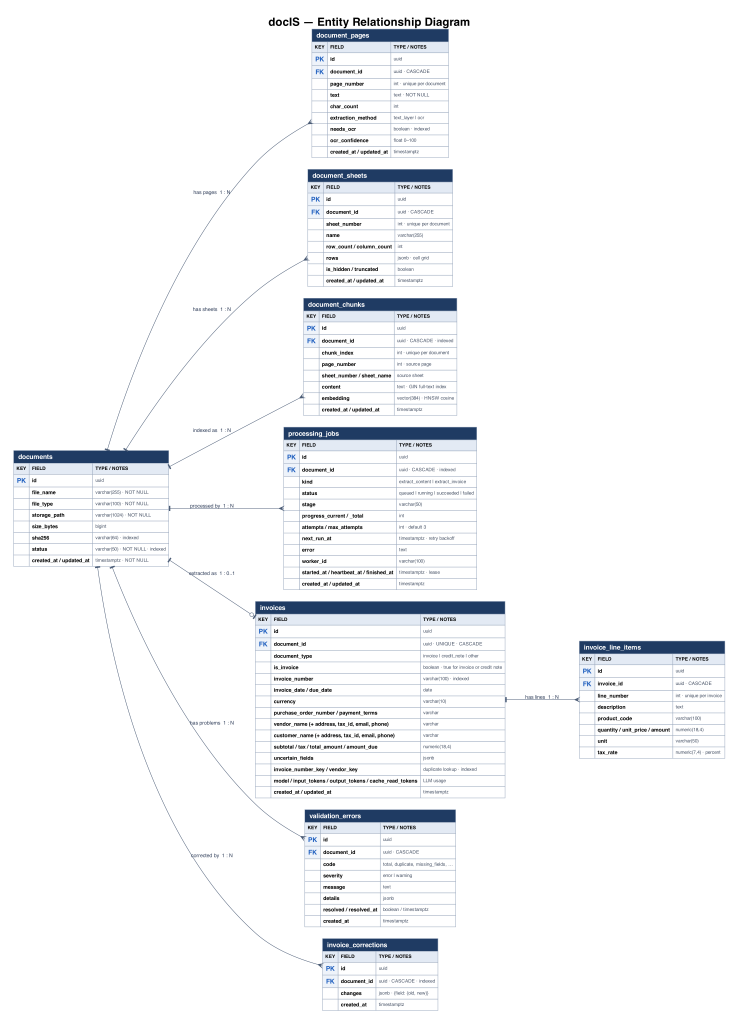
#> input picture database_schema.png, 3692 x 5120 px (shown at 1/5 size); its folder holds only this picture in this run
$ python -i image_prep.py   (imports and definitions only)
#> lines starting #> are read from the running program, lines starting #| are printed output that depends on the picture
"""
Image clean-up before OCR: noise reduction, illumination and contrast
correction, and deskewing.

Photos of documents are often dark, shadowed, grainy or slightly rotated.
Tesseract binarises with one global threshold and expects horizontal text
lines, so each of these defects costs recognised characters. Every step
measures the image first and changes it only when needed, so clean scans
and rendered PDF pages pass through essentially untouched.

All functions take and return 8-bit grayscale ("L") images and only use
Pillow and NumPy.
"""

import math

import numpy as np
from PIL import Image, ImageFilter, ImageOps

# --- noise -------------------------------------------------------------
# Grain is measured with Immerkaer's Laplacian-difference estimator, which
# cancels smooth content and keeps pixel-to-pixel fluctuation, including
# the fine grain JPEG compression leaves behind (a 3x3 median comparison
# misses it). The strongest responses (text edges) are ignored, and the
# result is scaled to a white page: grain on dark paper is amplified by
# the brightening that follows, so it counts for more. Clean scans, PDF
# renders and resized text score below ~1.5; visible grain scores 3+.
NOISE_THRESHOLD = 2.5
NOISE_SAMPLE = 1024
# Share of the strongest Laplacian responses (text edges) left out.
NOISE_EDGE_SHARE = 0.1
# Grain is also measured on every 2nd..4th pixel: in an image that was
# enlarged (small photos are, before OCR) each grain is a blob several
# pixels wide, which a pixel-scale measure sees as smooth.
NOISE_STRIDES = (1, 2, 3, 4)
# Noise is only removed from images whose lighting is about to be
# corrected (see ``normalize_illumination``): brightening multiplies it,
# while on white paper Tesseract copes with it better than with the thin
# strokes and decimal points a median filter erodes.

# --- illumination and contrast ------------------------------------------
# The background (paper) is estimated on a small, box-averaged copy (the
# averaging cancels grain), then a max filter wipes out the dark text
# strokes and a blur smooths what is left.
BACKGROUND_SIDE = 400
BACKGROUND_MAX_FILTER = 9
BACKGROUND_BLUR = 12
# Correct when the paper is darker than this somewhere (shadow, low light)
# or varies more than this across the page.
BACKGROUND_DARK = 200
BACKGROUND_UNEVEN = 40
# Percent of the lightest pixels ignored when stretching the contrast. The
# dark end is not clipped: on a sparse page (a receipt, a short invoice)
# text is under 0.5% of the pixels, and clipping there would stretch paper
# grain to black instead of the text.
CONTRAST_CUTOFF = 0.5
# After flattening, paper within this many grain deviations (pixel-level
# fluctuation, as for noise) of its median brightness is pushed to pure
# white, so leftover grain does not read as ink. Skipped when the estimated
# paper level is implausibly dark.
PAPER_WHITE_SIGMAS = 2.0
PAPER_MIN_WHITE = 64.0

# --- deskew --------------------------------------------------------------
SKEW_SIDE = 1000
SKEW_MAX_ANGLE = 15.0
SKEW_COARSE_STEP = 0.5
SKEW_FINE_STEP = 0.1
# Rotate only when the best angle is at least this far from level and
# lines up the text clearly better than leaving it alone.
SKEW_MIN_ANGLE = 0.3
SKEW_MIN_GAIN = 1.1
# Below this share of dark pixels there is too little text to measure.
SKEW_MIN_INK = 0.002


# Quarter turns clockwise -> Pillow transpose (Pillow's ROTATE_n is
# counter-clockwise).
CLOCKWISE_TURNS = {
    1: Image.Transpose.ROTATE_270,
    2: Image.Transpose.ROTATE_180,
    3: Image.Transpose.ROTATE_90,
}


def _to_array(image: Image.Image) -> np.ndarray:
    return np.asarray(image, dtype=np.float32)


def _from_array(array: np.ndarray) -> Image.Image:
    return Image.fromarray(np.clip(array, 0, 255).astype(np.uint8), mode="L")


# [52 lines left out: functions _central_crop, _grain_sigma, _grain, noise_level, reduce_noise, not called in this run]


def estimate_background(image: Image.Image) -> Image.Image:
    """The paper's brightness at every pixel, without the text."""
    scale = BACKGROUND_SIDE / max(image.size)
    small = image
    if scale < 1:
        small = image.resize(
            (max(1, round(image.width * scale)), max(1, round(image.height * scale))),
            Image.Resampling.BOX,
        )
    small = small.filter(ImageFilter.MaxFilter(BACKGROUND_MAX_FILTER))
    small = small.filter(ImageFilter.GaussianBlur(BACKGROUND_BLUR))
    return small.resize(image.size, Image.Resampling.BILINEAR)


# [17 lines left out: function whiten_paper, not called in this run]


def normalize_illumination(image: Image.Image) -> Image.Image:
    """Flatten shadows and lift dark photos, then stretch the contrast and
    whiten the paper.

    Dividing by the estimated background turns unevenly lit paper into an
    even white while keeping text dark. Evenly lit, white paper is left as
    it is (dark header bars with white text would otherwise be washed out).
    A grainy image is denoised first, so the grain is not amplified.
    """
    background = _to_array(estimate_background(image))
    low, high = np.percentile(background, [5, 95])
    if low >= BACKGROUND_DARK and high - low <= BACKGROUND_UNEVEN:
        return image
    image = reduce_noise(image)
    flattened = _to_array(image) / np.maximum(background, 1.0) * 255.0
    stretched = ImageOps.autocontrast(
        _from_array(flattened), cutoff=(0, CONTRAST_CUTOFF)
    )
    return whiten_paper(stretched)


def _ink_mask(image: Image.Image) -> np.ndarray:
    """Dark pixels (text), by Otsu's threshold."""
    pixels = np.asarray(image, dtype=np.uint8)
    histogram = np.bincount(pixels.ravel(), minlength=256).astype(np.float64)
    total = histogram.sum()
    levels = np.arange(256)
    weight_dark = np.cumsum(histogram)
    weight_light = total - weight_dark
    sum_dark = np.cumsum(histogram * levels)
    mean_dark = sum_dark / np.maximum(weight_dark, 1)
    mean_light = (sum_dark[-1] - sum_dark) / np.maximum(weight_light, 1)
    between = weight_dark * weight_light * (mean_dark - mean_light) ** 2
    threshold = int(np.argmax(between))
    return pixels <= threshold


def _alignment(ink: Image.Image, angle: float) -> float:
    """How sharply text rows stand out after rotating by ``angle``: the sum
    of squared differences between neighbouring row ink counts."""
    rotated = np.asarray(
        ink.rotate(angle, resample=Image.Resampling.NEAREST, expand=True)
    )
    rows = rotated.sum(axis=1, dtype=np.float64)
    return float(np.square(np.diff(rows)).sum())


def detect_skew(image: Image.Image) -> float:
    """The rotation (degrees, counter-clockwise) that levels the text, or 0."""
    scale = min(1.0, SKEW_SIDE / max(image.size))
    small = image
    if scale < 1:
        small = image.resize(
            (max(1, round(image.width * scale)), max(1, round(image.height * scale))),
            Image.Resampling.BILINEAR,
        )
    mask = _ink_mask(small)
    if mask.mean() < SKEW_MIN_INK or mask.mean() > 0.5:
        return 0.0
    ink = Image.fromarray(mask.astype(np.uint8))

    def best(angles: np.ndarray) -> tuple[float, float]:
        scores = [_alignment(ink, float(a)) for a in angles]
        i = int(np.argmax(scores))
        return float(angles[i]), scores[i]

    steps = round(SKEW_MAX_ANGLE / SKEW_COARSE_STEP)
    coarse, _ = best(np.linspace(-SKEW_MAX_ANGLE, SKEW_MAX_ANGLE, 2 * steps + 1))
    fine_steps = round(SKEW_COARSE_STEP / SKEW_FINE_STEP)
    angle, score = best(
        coarse + np.linspace(-SKEW_COARSE_STEP, SKEW_COARSE_STEP, 2 * fine_steps + 1)
    )
    if abs(angle) < SKEW_MIN_ANGLE or score < _alignment(ink, 0.0) * SKEW_MIN_GAIN:
        return 0.0
    return round(angle, 2)


def deskew(image: Image.Image) -> Image.Image:
    """Rotate so text lines are horizontal; new corners are filled white."""
    angle = detect_skew(image)
    if angle == 0.0:
        return image
    return image.rotate(
        angle, resample=Image.Resampling.BICUBIC, expand=True, fillcolor=255
    )


# [4 lines left out: function rotate_upright, not called in this run]


def enhance(image: Image.Image) -> Image.Image:
    """Illumination and contrast (with noise reduction for dark, grainy
    images), then deskew."""
    if math.prod(image.size) == 0:
        return image
    image = normalize_illumination(image)
    return deskew(image)

>>> from PIL import Image
>>> picture = Image.open('../../../database_schema.png')
#> picture is the input picture: PIL image 3692x5120 RGB; mean R, G, B 244.9, 246, 247.6
>>> result = enhance(picture)
#> in estimate_background, `small = image.resize( (max(1, round(image.width * scale)), max(1, roun..`:
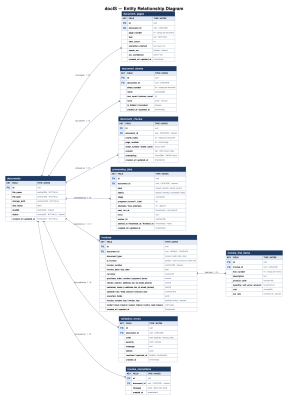
#> small: PIL image 288x400 RGB; mean R, G, B 244.9, 246, 247.6
#> in estimate_background, `small = small.filter(ImageFilter.MaxFilter(BACKGROUND_MAX_FILTER))`:
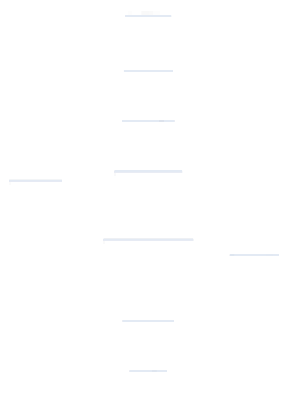
#> small: PIL image 288x400 RGB; mean R, G, B 254.7, 254.8, 254.9
#> in normalize_illumination, `low, high = np.percentile(background, [5, 95])`: low = 254; high = 255
#> in _ink_mask, `histogram = np.bincount(pixels.ravel(), minlength=256).astype(np.float..`: histogram = 256 values, max 1830247 at index 255, min 0 at index 0, mean 8449.2
#> in _ink_mask, `total = histogram.sum()`: total = 2163000
#> in _ink_mask, `weight_dark = np.cumsum(histogram)`: weight_dark = 256 values from 0 to 2163000
#> in _ink_mask, `weight_light = total - weight_dark`: weight_light = 256 values, max 2163000 at index 0, min 0 at index 255, mean 2079954.9
#> in _ink_mask, `sum_dark = np.cumsum(histogram * levels)`: sum_dark = 256 values from 0 to 532468456
#> in _ink_mask, `mean_dark = sum_dark / np.maximum(weight_dark, 1)`: mean_dark = 256 values from 0 to 246.2
#> in _ink_mask, `mean_light = (sum_dark[-1] - sum_dark) / np.maximum(weight_light, 1)`: mean_light = 256 values, max 255 at index 254, min 0 at index 255, mean 249.6
#> in _ink_mask, `between = weight_dark * weight_light * (mean_dark - mean_light) ** 2`: between = 256 values, max 4.21e+15 at index 172, min 0 at index 0, mean 2.85e+15
#> in _ink_mask, `threshold = int(np.argmax(between))`: threshold = 172
#> in _ink_mask, `return pixels <= threshold`:
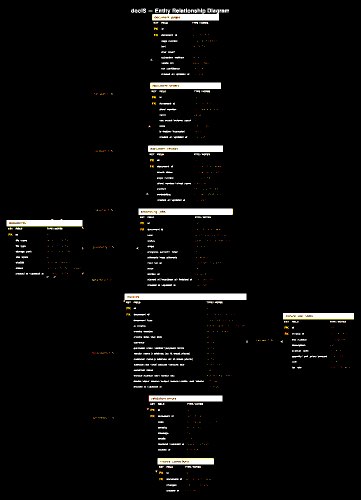
#> returned value: shape (1000, 721, 3) bool (shown at 1/2 size); mean of channels 0, 1, 2 0.0386, 0.0375, 0.0353; drawn as R, G, B
#> in _alignment, `rows = rotated.sum(axis=1, dtype=np.float64)`: rows = 1154 rows, first 8: [0, 0, 0], [0, 0, 0], [0, 0, 0], [0, 0, 0], [0, 0, 0], [0, 0, 0], [0, 0, 0], [0, 0, 0]
#> in _alignment (call 2), `rows = rotated.sum(axis=1, dtype=np.float64)`: rows = 1150 rows, first 8: [0, 0, 0], [0, 0, 0], [0, 0, 0], [0, 0, 0], [0, 0, 0], [0, 0, 0], [0, 0, 0], [0, 0, 0]
#> in _alignment (call 3), `rows = rotated.sum(axis=1, dtype=np.float64)`: rows = 1146 rows, first 8: [0, 0, 0], [0, 0, 0], [0, 0, 0], [0, 0, 0], [0, 0, 0], [0, 0, 0], [0, 0, 0], [0, 0, 0]
#> in _alignment (call 4), `rows = rotated.sum(axis=1, dtype=np.float64)`: rows = 1142 rows, first 8: [0, 0, 0], [0, 0, 0], [0, 0, 0], [0, 0, 0], [0, 0, 0], [0, 0, 0], [0, 0, 0], [0, 0, 0]
#> in _alignment (call 5), `rows = rotated.sum(axis=1, dtype=np.float64)`: rows = 1138 rows, first 8: [0, 0, 0], [0, 0, 0], [0, 0, 0], [0, 0, 0], [0, 0, 0], [0, 0, 0], [0, 0, 0], [0, 0, 0]
#> in _alignment (call 6), `rows = rotated.sum(axis=1, dtype=np.float64)`: rows = 1134 rows, first 8: [0, 0, 0], [0, 0, 0], [0, 0, 0], [0, 0, 0], [0, 0, 0], [0, 0, 0], [0, 0, 0], [0, 0, 0]
#> in _alignment (call 7), `rows = rotated.sum(axis=1, dtype=np.float64)`: rows = 1130 rows, first 8: [0, 0, 0], [0, 0, 0], [0, 0, 0], [0, 0, 0], [0, 0, 0], [0, 0, 0], [0, 0, 0], [0, 0, 0]
#> in _alignment (call 8), `rows = rotated.sum(axis=1, dtype=np.float64)`: rows = 1124 rows, first 8: [0, 0, 0], [0, 0, 0], [0, 0, 0], [0, 0, 0], [0, 0, 0], [0, 0, 0], [0, 0, 0], [0, 0, 0]
#> in _alignment (call 9), `rows = rotated.sum(axis=1, dtype=np.float64)`: rows = 1120 rows, first 8: [0, 0, 0], [0, 0, 0], [0, 0, 0], [0, 0, 0], [0, 0, 0], [0, 0, 0], [0, 0, 0], [0, 0, 0]
#> in _alignment (call 10), `rows = rotated.sum(axis=1, dtype=np.float64)`: rows = 1116 rows, first 8: [0, 0, 0], [0, 0, 0], [0, 0, 0], [0, 0, 0], [0, 0, 0], [0, 0, 0], [0, 0, 0], [0, 0, 0]
#> in _alignment (call 11), `rows = rotated.sum(axis=1, dtype=np.float64)`: rows = 1112 rows, first 8: [0, 0, 0], [0, 0, 0], [0, 0, 0], [0, 0, 0], [0, 0, 0], [0, 0, 0], [0, 0, 0], [0, 0, 0]
#> in _alignment (call 12), `rows = rotated.sum(axis=1, dtype=np.float64)`: rows = 1106 rows, first 8: [0, 0, 0], [0, 0, 0], [0, 0, 0], [0, 0, 0], [0, 0, 0], [0, 0, 0], [0, 0, 0], [0, 0, 0]
#> in _alignment (call 13), `rows = rotated.sum(axis=1, dtype=np.float64)`: rows = 1102 rows, first 8: [0, 0, 0], [0, 0, 0], [0, 0, 0], [0, 0, 0], [0, 0, 0], [0, 0, 0], [0, 0, 0], [0, 0, 0]
#> in _alignment (call 14), `rows = rotated.sum(axis=1, dtype=np.float64)`: rows = 1096 rows, first 8: [0, 0, 0], [0, 0, 0], [0, 0, 0], [0, 0, 0], [0, 0, 0], [0, 0, 0], [0, 0, 0], [0, 0, 0]
#> in _alignment (call 15), `rows = rotated.sum(axis=1, dtype=np.float64)`: rows = 1092 rows, first 8: [0, 0, 0], [0, 0, 0], [0, 0, 0], [0, 0, 0], [0, 0, 0], [0, 0, 0], [0, 0, 0], [0, 0, 0]
#> in _alignment (call 16), `rows = rotated.sum(axis=1, dtype=np.float64)`: rows = 1086 rows, first 8: [0, 0, 0], [0, 0, 0], [0, 0, 0], [0, 0, 0], [0, 0, 0], [0, 0, 0], [0, 0, 0], [0, 0, 0]
#> in _alignment (call 17), `rows = rotated.sum(axis=1, dtype=np.float64)`: rows = 1082 rows, first 8: [0, 0, 0], [0, 0, 0], [0, 0, 0], [0, 0, 0], [0, 0, 0], [0, 0, 0], [0, 0, 0], [0, 0, 0]
#> in _alignment (call 18), `rows = rotated.sum(axis=1, dtype=np.float64)`: rows = 1076 rows, first 8: [0, 0, 0], [0, 0, 0], [0, 0, 0], [0, 0, 0], [0, 0, 0], [0, 0, 0], [0, 0, 0], [0, 0, 0]
#> in _alignment (call 19), `rows = rotated.sum(axis=1, dtype=np.float64)`: rows = 1070 rows, first 8: [0, 0, 0], [0, 0, 0], [0, 0, 0], [0, 0, 0], [0, 0, 0], [0, 0, 0], [0, 0, 0], [0, 0, 0]
#> in _alignment (call 20), `rows = rotated.sum(axis=1, dtype=np.float64)`: rows = 1066 rows, first 8: [0, 0, 0], [0, 0, 0], [0, 0, 0], [0, 0, 0], [0, 0, 0], [0, 0, 0], [0, 0, 0], [0, 0, 0]
#> in _alignment (call 21), `rows = rotated.sum(axis=1, dtype=np.float64)`: rows = 1060 rows, first 8: [0, 0, 0], [0, 0, 0], [0, 0, 0], [0, 0, 0], [0, 0, 0], [0, 0, 0], [0, 0, 0], [0, 0, 0]
#> in _alignment (call 22), `rows = rotated.sum(axis=1, dtype=np.float64)`: rows = 1054 rows, first 8: [0, 0, 0], [0, 0, 0], [0, 0, 0], [0, 0, 0], [0, 0, 0], [0, 0, 0], [0, 0, 0], [0, 0, 0]
#> in _alignment (call 23), `rows = rotated.sum(axis=1, dtype=np.float64)`: rows = 1048 rows, first 8: [0, 0, 0], [0, 0, 0], [0, 0, 0], [0, 0, 0], [0, 0, 0], [0, 0, 0], [0, 0, 0], [0, 0, 0]
#> in _alignment (call 24), `rows = rotated.sum(axis=1, dtype=np.float64)`: rows = 1044 rows, first 8: [0, 0, 0], [0, 0, 0], [0, 0, 0], [0, 0, 0], [0, 0, 0], [0, 0, 0], [0, 0, 0], [0, 0, 0]
#> in _alignment (call 25), `rows = rotated.sum(axis=1, dtype=np.float64)`: rows = 1038 rows, first 8: [0, 0, 0], [0, 0, 0], [0, 0, 0], [0, 0, 0], [0, 0, 0], [0, 0, 0], [0, 0, 0], [0, 0, 0]
#> in _alignment (call 26), `rows = rotated.sum(axis=1, dtype=np.float64)`: rows = 1032 rows, first 8: [0, 0, 0], [0, 0, 0], [0, 0, 0], [0, 0, 0], [0, 0, 0], [0, 0, 0], [0, 0, 0], [0, 0, 0]
#> in _alignment (call 27), `rows = rotated.sum(axis=1, dtype=np.float64)`: rows = 1026 rows, first 8: [0, 0, 0], [0, 0, 0], [0, 0, 0], [0, 0, 0], [0, 0, 0], [0, 0, 0], [0, 0, 0], [0, 0, 0]
#> in _alignment (call 28), `rows = rotated.sum(axis=1, dtype=np.float64)`: rows = 1020 rows, first 8: [0, 0, 0], [0, 0, 0], [0, 0, 0], [0, 0, 0], [0, 0, 0], [0, 0, 0], [0, 0, 0], [0, 0, 0]
#> in _alignment (call 29), `rows = rotated.sum(axis=1, dtype=np.float64)`: rows = 1014 rows, first 8: [0, 0, 0], [0, 0, 0], [0, 0, 0], [0, 0, 0], [0, 0, 0], [0, 0, 0], [0, 0, 0], [0, 0, 0]
#> in _alignment (call 30), `rows = rotated.sum(axis=1, dtype=np.float64)`: rows = 1008 rows, first 8: [0, 0, 0], [0, 0, 0], [0, 0, 0], [0, 0, 0], [0, 0, 0], [0, 0, 0], [0, 0, 0], [0, 0, 0]
#> in _alignment (call 31), `rows = rotated.sum(axis=1, dtype=np.float64)`: rows = 1000 rows, first 8: [0, 0, 0], [0, 0, 0], [0, 0, 0], [0, 0, 0], [0, 0, 0], [0, 0, 0], [0, 0, 0], [0, 0, 0]
#> in _alignment (call 32), `rows = rotated.sum(axis=1, dtype=np.float64)`: rows = 1008 rows, first 8: [0, 0, 0], [0, 0, 0], [0, 0, 0], [0, 0, 0], [0, 0, 0], [0, 0, 0], [0, 0, 0], [0, 0, 0]
#> in _alignment (call 33), `rows = rotated.sum(axis=1, dtype=np.float64)`: rows = 1014 rows, first 8: [0, 0, 0], [0, 0, 0], [0, 0, 0], [0, 0, 0], [0, 0, 0], [0, 0, 0], [0, 0, 0], [0, 0, 0]
#> in _alignment (call 34), `rows = rotated.sum(axis=1, dtype=np.float64)`: rows = 1020 rows, first 8: [0, 0, 0], [0, 0, 0], [0, 0, 0], [0, 0, 0], [0, 0, 0], [0, 0, 0], [0, 0, 0], [0, 0, 0]
#> in _alignment (call 35), `rows = rotated.sum(axis=1, dtype=np.float64)`: rows = 1026 rows, first 8: [0, 0, 0], [0, 0, 0], [0, 0, 0], [0, 0, 0], [0, 0, 0], [0, 0, 0], [0, 0, 0], [0, 0, 0]
#> in _alignment (call 36), `rows = rotated.sum(axis=1, dtype=np.float64)`: rows = 1032 rows, first 8: [0, 0, 0], [0, 0, 0], [0, 0, 0], [0, 0, 0], [0, 0, 0], [0, 0, 0], [0, 0, 0], [0, 0, 0]
#> in _alignment (call 37), `rotated = np.asarray( ink.rotate(angle, resample=Image.Resampling.NEAR..`:
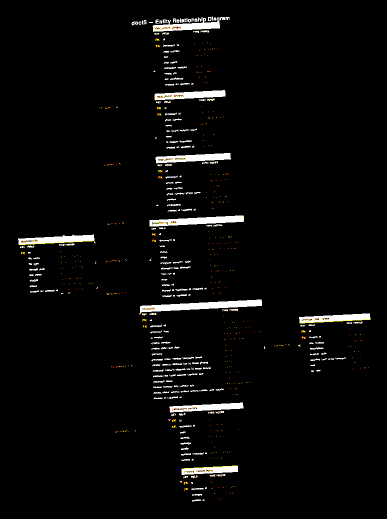
#> rotated: shape (1038, 773, 3) (shown at 1/2 size); mean R, G, B 0.0347, 0.0337, 0.0318; drawn with 1 as white
#> in _alignment (call 37), `rows = rotated.sum(axis=1, dtype=np.float64)`: rows = 1038 rows, first 8: [0, 0, 0], [0, 0, 0], [0, 0, 0], [0, 0, 0], [0, 0, 0], [0, 0, 0], [0, 0, 0], [0, 0, 0]
#> in _alignment (call 38), `rotated = np.asarray( ink.rotate(angle, resample=Image.Resampling.NEAR..`:
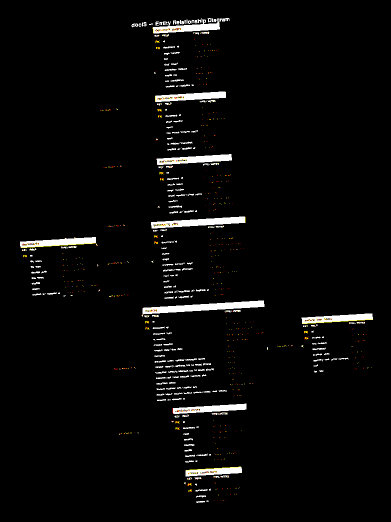
#> rotated: shape (1044, 781, 3) (shown at 1/2 size); mean R, G, B 0.0342, 0.0332, 0.0312; drawn with 1 as white
#> in _alignment (call 38), `rows = rotated.sum(axis=1, dtype=np.float64)`: rows = 1044 rows, first 8: [0, 0, 0], [0, 0, 0], [0, 0, 0], [0, 0, 0], [0, 0, 0], [0, 0, 0], [0, 0, 0], [0, 0, 0]
#> in _alignment (call 39), `rotated = np.asarray( ink.rotate(angle, resample=Image.Resampling.NEAR..`:
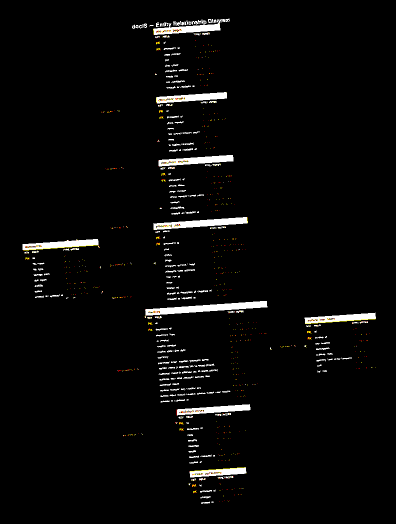
#> rotated: shape (1048, 791, 3) (shown at 1/2 size); mean R, G, B 0.0336, 0.0326, 0.0307; drawn with 1 as white
#> in _alignment (call 39), `rows = rotated.sum(axis=1, dtype=np.float64)`: rows = 1048 rows, first 8: [0, 0, 0], [0, 0, 0], [0, 0, 0], [0, 0, 0], [0, 0, 0], [0, 0, 0], [0, 0, 0], [0, 0, 0]
#> in _alignment (call 40), `rotated = np.asarray( ink.rotate(angle, resample=Image.Resampling.NEAR..`:
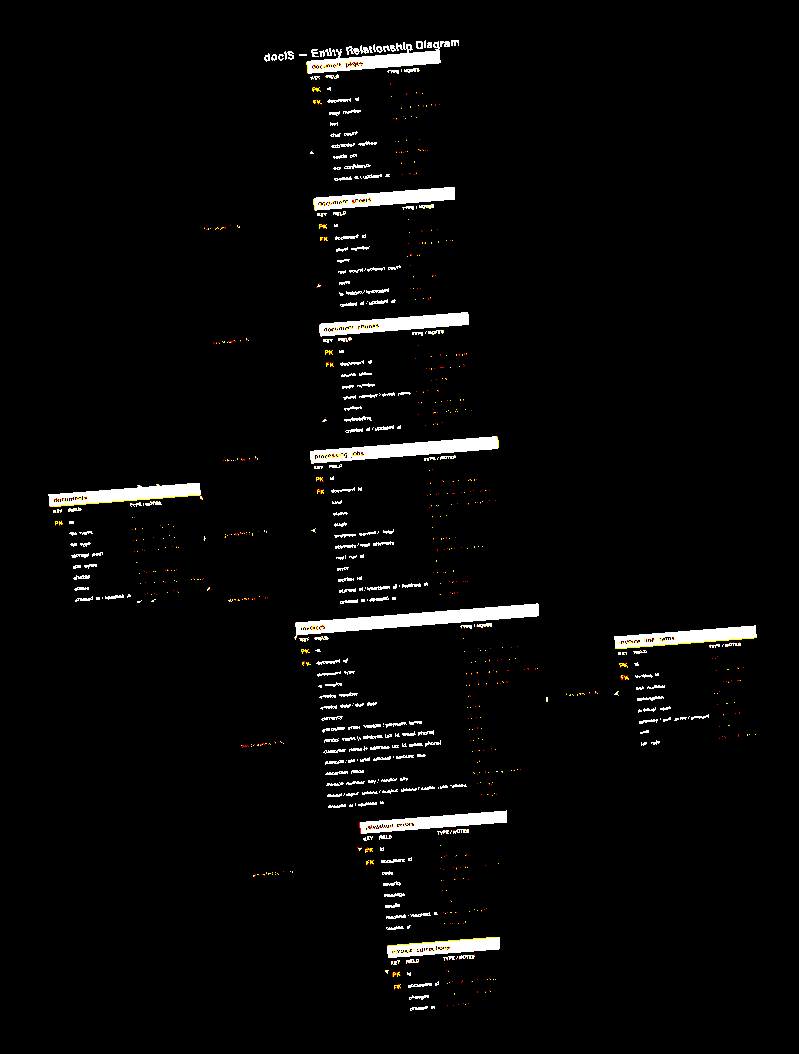
#> rotated: shape (1054, 799, 3); mean R, G, B 0.0331, 0.0321, 0.0302; drawn with 1 as white
#> in _alignment (call 40), `rows = rotated.sum(axis=1, dtype=np.float64)`: rows = 1054 rows, first 8: [0, 0, 0], [0, 0, 0], [0, 0, 0], [0, 0, 0], [0, 0, 0], [0, 0, 0], [0, 0, 0], [0, 0, 0]
#> in best, `scores = [_alignment(ink, float(a)) for a in angles]`: scores = 61 values, max 66884 at index 30, min 9148 at index 1, mean 15931.6
#> in best, `i = int(np.argmax(scores))`: i = 30
#> in detect_skew, `coarse, _ = best(np.linspace(-SKEW_MAX_ANGLE, SKEW_MAX_ANGLE, 2 * step..`: coarse = 0
#> in detect_skew, `angle, score = best( coarse + np.linspace(-SKEW_COARSE_STEP, SKEW_COAR..`: angle = 0.2; score = 66894
#> in deskew, `angle = detect_skew(image)`: angle = 0
